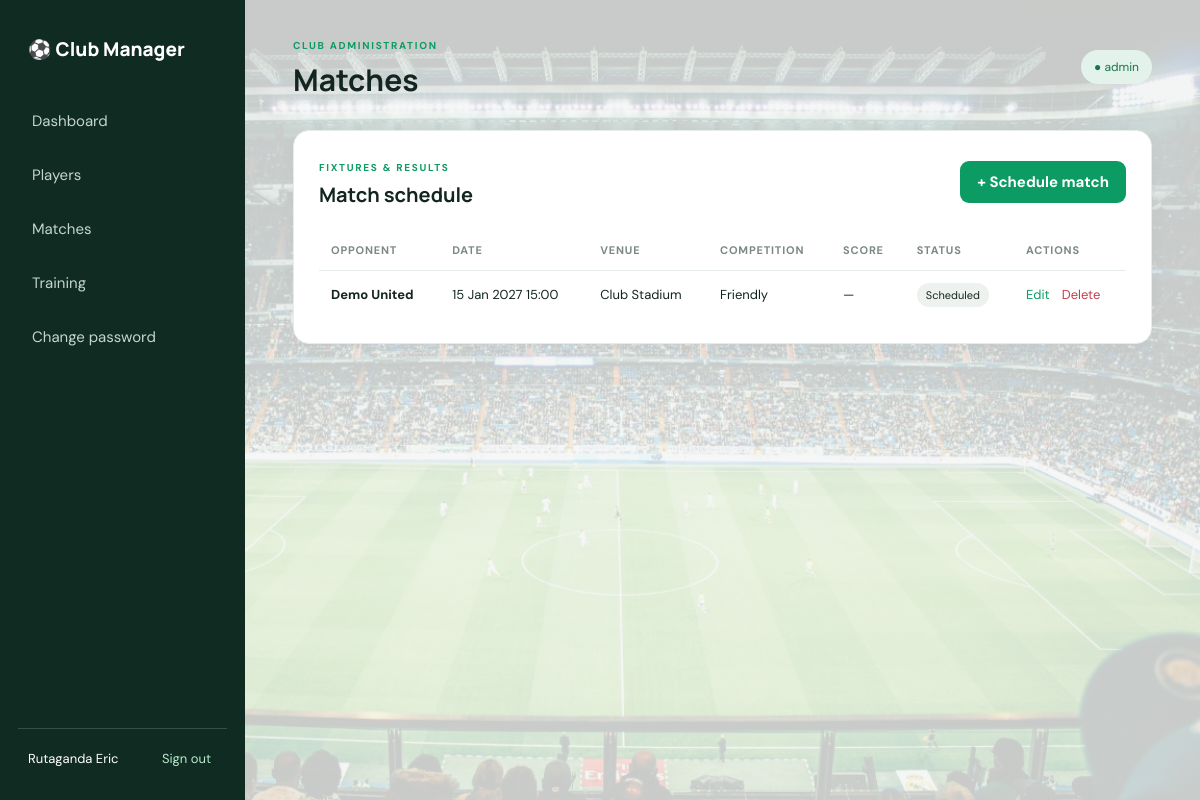
The app's page /index.php?route=matches (signed in) with its own data.
### tables this page shows
CREATE TABLE IF NOT EXISTS matches (
    id INT AUTO_INCREMENT PRIMARY KEY,
    opponent VARCHAR(150) NOT NULL,
    match_date DATETIME NOT NULL,
    venue VARCHAR(150) NOT NULL,
    competition VARCHAR(120) NULL,
    our_score INT NULL,
    opponent_score INT NULL,
    status ENUM('scheduled','completed','cancelled') NOT NULL DEFAULT 'scheduled',
    created_at TIMESTAMP DEFAULT CURRENT_TIMESTAMP
);

### app/core/Controller.php (called while the page is built, shortened)
<?php
class Controller {
    protected function view(string $name, array $data = []): void {
        extract($data, EXTR_SKIP);
        require __DIR__ . '/../views/layouts/header.php';
        require __DIR__ . '/../views/' . $name . '.php';
        require __DIR__ . '/../views/layouts/footer.php';
    }
}

### app/controllers/MatchController.php (called while the page is built, shortened)
<?php
class MatchController extends Controller {
    private MatchModel $model;
    public function __construct(){ $this->model=new MatchModel(); }
    public function index(): void{require_login();$this->view('matches/index',['title'=>'Matches','matches'=>$this->model->all()]);}
}

### index.php (called while the page is built, shortened)
<?php
require_once __DIR__.'/helpers/functions.php';
require_once __DIR__.'/app/core/Controller.php';
$route=$_GET['route']??(isset($_SESSION['user'])?'dashboard':'login');
$routes=[
 'login'=>[AuthController::class,'login'],'logout'=>[AuthController::class,'logout'],
 'account/password'=>[AuthController::class,'changePassword'],
 'dashboard'=>[DashboardController::class,'index'],
 'players'=>[PlayerController::class,'index'],'players/form'=>[PlayerController::class,'form'],'players/save'=>[PlayerController::class,'save'],'players/delete'=>[PlayerController::class,'delete'],
 'matches'=>[MatchController::class,'index'],'matches/form'=>[MatchController::class,'form'],'matches/save'=>[MatchController::class,'save'],'matches/delete'=>[MatchController::class,'delete'],
 'trainings'=>[TrainingController::class,'index'],'trainings/form'=>[TrainingController::class,'form'],'trainings/save'=>[TrainingController::class,'save'],'trainings/delete'=>[TrainingController::class,'delete'],
 'api/summary'=>[ApiController::class,'summary']
];
try {
    [$class,$method]=$routes[$route];
    (new $class())->$method();
} catch (Throwable $e) {
    error_log('Application error: ' . $e->getMessage());
    http_response_code(500);
    echo APP_DEBUG
        ? 'Application error: ' . htmlspecialchars($e->getMessage(), ENT_QUOTES, 'UTF-8')
        : 'An unexpected error occurred. Please try again later.';
}

### app/models/Match.php (called while the page is built, shortened)
<?php
class MatchModel {
    private PDO $db;
    public function __construct(){ $this->db=Database::connection(); }
    public function all(): array { return $this->db->query('SELECT * FROM matches ORDER BY match_date DESC')->fetchAll(); }
}

### helpers/functions.php (called while the page is built, shortened)
<?php
function e(mixed $value): string {
    return htmlspecialchars(is_scalar($value) ? (string)$value : '', ENT_QUOTES, 'UTF-8');
}

### app/views/matches/index.php (the view)
<section class="panel"><div class="panel-head"><div><span class="eyebrow">FIXTURES & RESULTS</span><h2>Match schedule</h2></div><a class="btn" href="index.php?route=matches/form">+ Schedule match</a></div>
<?php if(!$matches): ?><p class="empty">No matches added yet.</p><?php else: ?><div class="table-wrap"><table><thead><tr><th>Opponent</th><th>Date</th><th>Venue</th><th>Competition</th><th>Score</th><th>Status</th><th>Actions</th></tr></thead><tbody><?php foreach($matches as $m): ?><tr><td><b><?= e($m['opponent']) ?></b></td><td><?= e(date('d M Y H:i',strtotime($m['match_date']))) ?></td><td><?= e($m['venue']) ?></td><td><?= e($m['competition']) ?></td><td><?= $m['our_score']===null?'—':e($m['our_score'].' - '.$m['opponent_score']) ?></td><td><span class="status <?= e($m['status']) ?>"><?= e(ucfirst($m['status'])) ?></span></td><td class="actions"><a href="index.php?route=matches/form&id=<?= e($m['id']) ?>">Edit</a><form method="post" action="index.php?route=matches/delete" data-confirm="Delete this match?"><?= csrf_field() ?><input type="hidden" name="id" value="<?= e($m['id']) ?>"><button class="danger-link">Delete</button></form></td></tr><?php endforeach; ?></tbody></table></div><?php endif; ?></section>

### public/css/style.css (style rules this page uses)
:root { --green:#0c9b62;--dark:#13251f;--muted:#718078;--bg:#f4f7f5;--line:#e6ece8;--white:#fff;--red:#c43d4b }
* { box-sizing:border-box }
body { margin:0;min-height:100vh;background:linear-gradient(rgba(244,247,245,.82),rgba(244,247,245,.82)),url('../images/stadium.jpg') center/cover fixed no-repeat;color:var(--dark);font:15px 'DM Sans',sans-serif }
h1,h2,h3,.brand { font-family:Manrope,sans-serif }
a { color:var(--green);text-decoration:none }
button,input,select,textarea { font:inherit }
.topbar,.panel-head { display:flex;justify-content:space-between;align-items:center;gap:20px }
.eyebrow { font-size:10px;letter-spacing:1.7px;font-weight:700;color:var(--green) }
.stat-card,.panel { background:#fff;border:1px solid var(--line);border-radius:16px;box-shadow:0 5px 20px #1c463508 }
.panel { padding:25px;margin-bottom:24px }
.panel-head { margin-bottom:22px }
.panel-head h2 { font-size:20px;margin:5px 0 0 }
.btn { display:inline-flex;align-items:center;justify-content:center;background:var(--green);color:#fff;border:0;border-radius:9px;padding:11px 17px;font-weight:700;cursor:pointer }
.table-wrap { overflow-x:auto }
table { width:100%;border-collapse:collapse;white-space:nowrap }
th { text-align:left;color:#7c8982;font-size:11px;text-transform:uppercase;letter-spacing:.8px;padding:13px 12px;border-bottom:1px solid var(--line) }
td { padding:15px 12px;border-bottom:1px solid #eef2ef;font-size:13px }
tbody tr:last-child td { border-bottom:0 }
.status { padding:5px 9px;border-radius:30px;font-size:11px;background:#edf2ef }
.actions { display:flex;align-items:center;gap:12px }
.actions form { display:inline }
.danger-link { border:0;background:none;color:var(--red);cursor:pointer;padding:0 }

### records on screen
matches: opponent "Demo United", match_date "15 Jan 2027 15:00", venue "Club Stadium", competition "Friendly", status "Scheduled"

### other values on screen
$_SESSION['user']['username'] "Rutaganda Eric"
$title "Matches"
$_SESSION['user']['role'] "admin"
